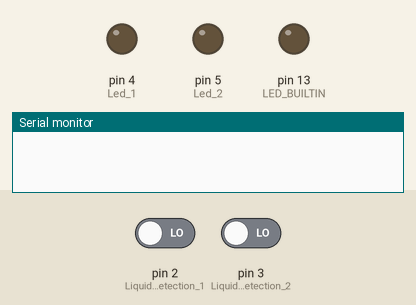
Simulated run of this sketch. Board: Arduino Uno, built with avr-gcc and run on an emulated ATmega328P. Shown: output pins drawn as LEDs (lit = HIGH), the last lines printed to the serial monitor. The inputs (shaded band) are chosen by the test bench; at power-on: pin 2 (Liquid_Detection_1) LOW, pin 3 (Liquid_Detection_2) LOW.

Above: at 1.2 s.
1.3 s: pin 2 (Liquid_Detection_1) driven HIGH
At 2.5 s:
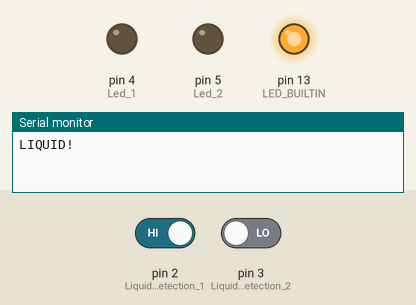
2.8 s: pin 3 (Liquid_Detection_2) driven HIGH
At 3.7 s:
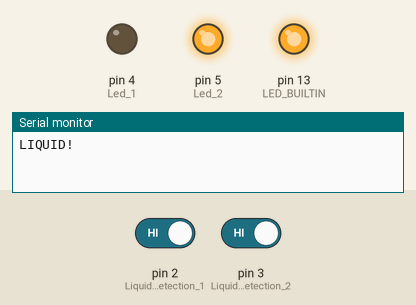
4.3 s: pin 2 (Liquid_Detection_1) driven LOW
At 4.8 s:
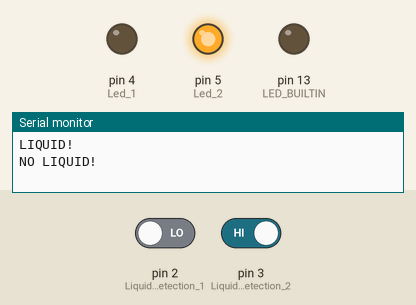
5.8 s: pin 3 (Liquid_Detection_2) driven LOW
At 7.2 s:
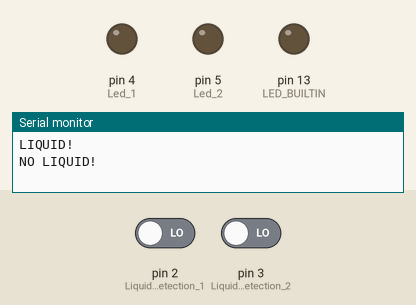
Timing chart, 0 to 8.3 s (numbered marks = the images above; inputs shaded):
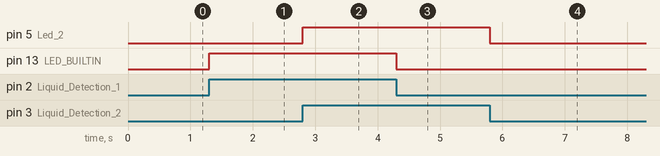

Measured:
- after the input at 1.3 s, pin 13 (LED_BUILTIN): LOW → HIGH at once
- after the input at 2.8 s, pin 5 (Led_2): LOW → HIGH at once
- after the input at 4.3 s, pin 13 (LED_BUILTIN): HIGH → LOW at once
- after the input at 5.8 s, pin 5 (Led_2): HIGH → LOW at once

The sketch:

liquid_level.ino
```cpp
#include "LowPower.h"
#define Liquid_Detection_1 2
#define Liquid_Detection_2 3
#define Led_1 4
#define Led_2 5
volatile int Liquid_State = 0;

void setup() {
  Serial.begin(9600);
  pinMode(LED_BUILTIN, OUTPUT);
  pinMode(Led_1, OUTPUT);
  pinMode(Led_2, OUTPUT);
  pinMode(Liquid_Detection_1, INPUT);
  pinMode(Liquid_Detection_2, INPUT);
  attachInterrupt(digitalPinToInterrupt(2), liquid, CHANGE);
  attachInterrupt(digitalPinToInterrupt(3), liquid_high, CHANGE);
  //attachInterrupt(digitalPinToInterrupt(2), led_off, FALLING);
}

// the loop function runs over and over again forever
void loop() {
   //Serial.println("Going to sleep");
   //LowPower.powerDown(SLEEP_FOREVER, ADC_OFF, BOD_OFF);
}

void liquid() {
    Serial.begin(9600);
    if(digitalRead(Liquid_Detection_1)) {
      Serial.println("LIQUID!");
      digitalWrite(LED_BUILTIN, HIGH);
      //digitalWrite(Led_1, HIGH);
    }
    else {
      Serial.println("NO LIQUID!");
      digitalWrite(LED_BUILTIN, LOW);
      //digitalWrite(Led_1, LOW);
    }
}

void liquid_high() {
    if(digitalRead(Liquid_Detection_1) == HIGH && digitalRead(Liquid_Detection_2) == HIGH) {
      digitalWrite(Led_2, HIGH);
    }
    if(digitalRead(Liquid_Detection_2) == LOW) {
      digitalWrite(Led_2, LOW);
  }
}
```
